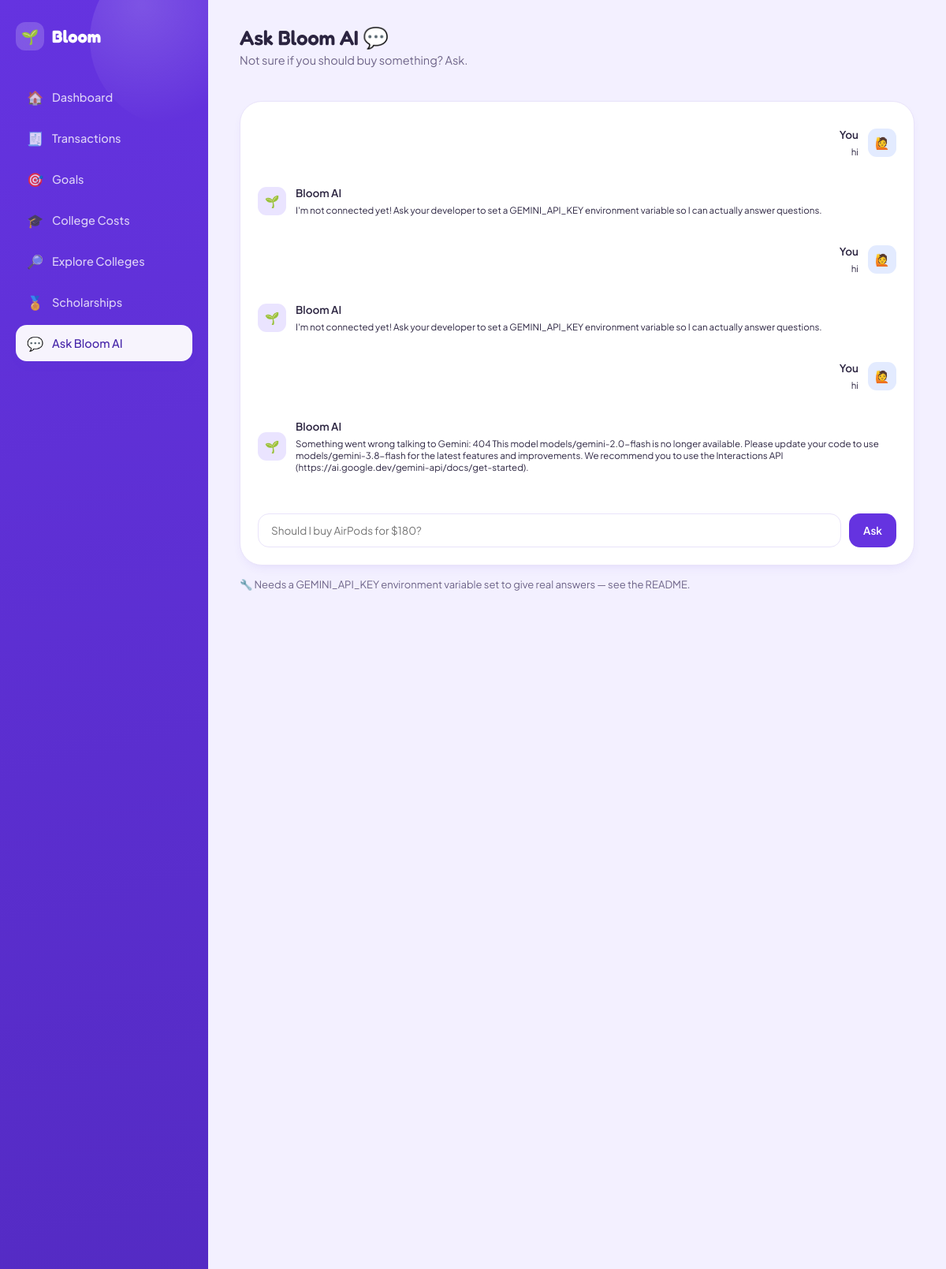
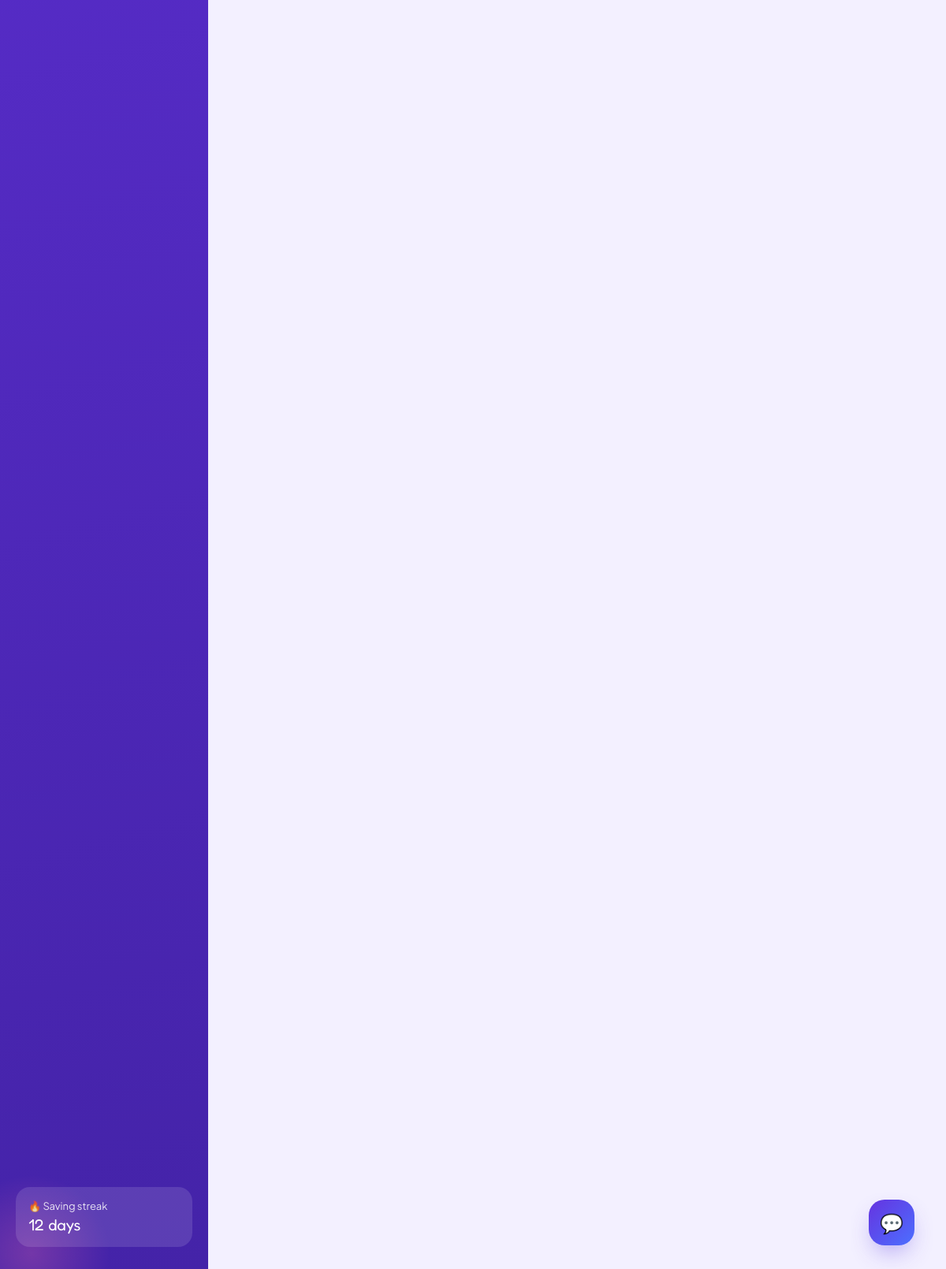
Page /chat on the committed database (2 pictures, top to bottom).
### tables this page shows
CREATE TABLE chat_messages (
            id INTEGER PRIMARY KEY AUTOINCREMENT,
            role TEXT NOT NULL,           -- 'user' or 'ai'
            content TEXT NOT NULL,
            created_at TEXT DEFAULT CURRENT_TIMESTAMP
        );

### app.py (the view, shortened to what this page needs)
@app.route("/chat", methods=["GET", "POST"])
def chat():
    conn = get_db()
    history = conn.execute(
        "SELECT * FROM chat_messages ORDER BY id ASC"
    ).fetchall()
    conn.close()
    return render_template("chat.html", active="chat", history=history)

### db.py (called while the page is built)
def get_db():
    conn = sqlite3.connect(DB_PATH)
    conn.row_factory = sqlite3.Row
    return conn

### templates/chat.html (shortened to what this page needs)
{% extends "base.html" %}
{% block content %}
<div class="topbar">
  <div class="greeting">
    <h1>Ask Bloom AI 💬</h1>
    <p>Not sure if you should buy something? Ask.</p>
  </div>
</div>
<div class="card" style="min-height: 420px; display: flex; flex-direction: column; justify-content: space-between;">
  <div style="display: flex; flex-direction: column; gap: 14px; max-height: 480px; overflow-y: auto;">
    {% for m in history %}
    <div class="tx-row" style="border: none; {% if m.role == 'user' %}flex-direction: row-reverse; text-align: right;{% endif %}">
      <div class="tx-icon" style="background: {{ 'var(--blue-pale)' if m.role == 'user' else 'var(--purple-pale)' }};">
        {{ '🙋' if m.role == 'user' else '🌱' }}
      </div>
      <div class="tx-info">
        <div class="tx-name">{{ 'You' if m.role == 'user' else 'Bloom AI' }}</div>
        <div class="tx-meta" style="margin-top: 6px; color: var(--ink);">{{ m.content }}</div>
      </div>
    </div>
    {% endfor %}
  </div>
  <form method="POST" style="display: flex; gap: 10px; margin-top: 20px;">
    <input type="text" name="message" placeholder="Should I buy AirPods for $180?" required
      style="flex:1; border: 1px solid var(--line); border-radius: 14px; padding: 12px 16px; font-family: inherit; font-size: 13.5px;">
    <button type="submit" class="btn btn-primary">Ask</button>
  </form>
</div>
<p style="color: var(--ink-soft); font-size: 13px; margin-top: 16px;">
  🔧 Needs a GEMINI_API_KEY environment variable set to give real answers — see the README.
</p>
{% endblock %}

### static/css/style.css (style rules this page uses)
:root { --bg: #F3F0FF; --bg-soft: #FAF8FF; --purple: #6533E0; --purple-dark: #4423A8; --purple-pale: #EAE4FF; --blue: #4C6FFF; --blue-pale: #E3EBFF; --pink: #FF6FA5; --pink-pale: #FFE3EE; --mint: #2FCB9E; --mint-pale: #DCFBF1; --amber: #FFB648; --ink: #2B2440; --ink-soft: #6E6488; --card: #FFFFFF; --line: #E9E3FA; --radius-lg: 28px; --radius-md: 18px; --radius-sm: 12px; --shadow: 0 12px 30px -12px rgba(91, 61, 224, 0.18); --shadow-sm: 0 6px 16px -8px rgba(91, 61, 224, 0.16); }
* { box-sizing: border-box; }
html, body { margin: 0; padding: 0; background: var(--bg); color: var(--ink); font-family: 'Plus Jakarta Sans', -apple-system, sans-serif; -webkit-font-smoothing: antialiased; }
h1, h2, h3, .display { font-family: 'Fredoka', 'Plus Jakarta Sans', sans-serif; font-weight: 600; letter-spacing: -0.01em; margin: 0; color: var(--ink); }
button { font-family: inherit; cursor: pointer; }
.topbar { display: flex; align-items: center; justify-content: space-between; margin-bottom: 28px; }
.greeting h1 { font-size: 26px; }
.greeting p { color: var(--ink-soft); margin-top: 4px; font-size: 14.5px; }
.card { background: var(--card); border-radius: var(--radius-lg); padding: 22px; box-shadow: var(--shadow-sm); border: 1px solid var(--line); }
.tx-row { display: flex; align-items: center; gap: 12px; padding: 11px 0; border-bottom: 1px dashed var(--line); }
.tx-icon { width: 36px; height: 36px; border-radius: 11px; display: flex; align-items: center; justify-content: center; font-size: 15px; }
.tx-info { flex: 1; }
.tx-name { font-size: 13.5px; font-weight: 600; }
.tx-meta { font-size: 11.5px; color: var(--ink-soft); margin-top: 2px; }
.btn { display: inline-flex; align-items: center; gap: 8px; padding: 10px 18px; border-radius: 14px; font-size: 13.5px; font-weight: 600; border: none; }
.btn-primary { background: var(--purple); color: #fff; }

### rows in the picture
chat_messages: role "🙋", role "You", content "hi"
chat_messages: role "🌱", role "Bloom AI", content "I'm not connected yet! Ask your developer to set a GEMINI_API_KEY environment variable so I can actually answer questions."
chat_messages: role "🙋", role "You", content "hi"
chat_messages: role "🌱", role "Bloom AI", content "I'm not connected yet! Ask your developer to set a GEMINI_API_KEY environment variable so I can actually answer questions."
chat_messages: role "🙋", role "You", content "hi"
chat_messages: role "🌱", role "Bloom AI", content "Something went wrong talking to Gemini: 404 This model models/gemini-2.0-flash is no longer available. Please update your code to use models/gemini-3.8-flash for the latest features and improvements. We recommend you to use the Interactions API (https://ai.google.dev/gemini-api/docs/get-started)."
